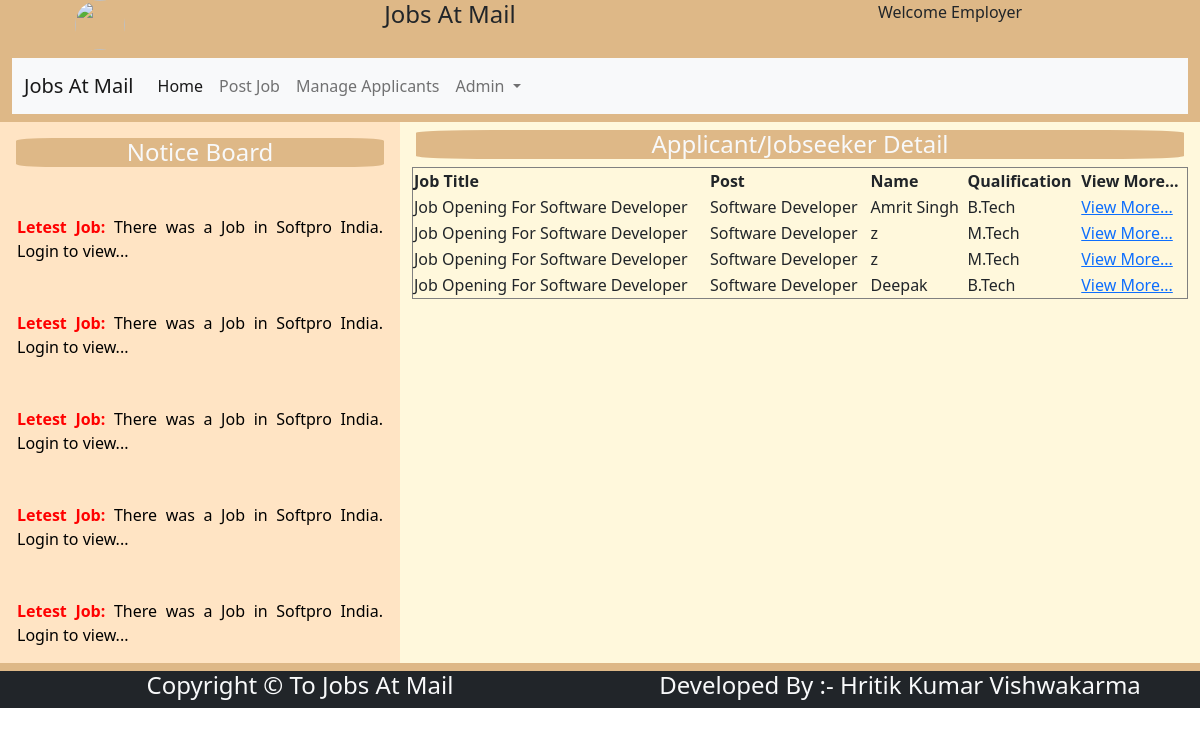
The app's page /manageapp/ (signed in) with its own data.
### jam/models.py (models this page shows)
class Appliedjobs(models.Model):
    empemailaddress=models.EmailField(max_length=50)
    jobtitle=models.CharField(max_length=100)
    post=models.CharField(max_length=40)
    name=models.CharField(max_length=50)
    gender=models.CharField(max_length=6)
    address=models.TextField()
    contactno=models.CharField(max_length=15)
    emailaddress=models.EmailField(max_length=50)
    dob=models.CharField(max_length=20)
    qualification=models.CharField(max_length=100)
    experience=models.CharField(max_length=20)
    keyskills=models.TextField()
    applieddate=models.CharField(max_length=30)

### jam/views.py (the view)
# urls.py: path('manageapp/',views.manageapp,name='manageapp'),
def manageapp(request):
    try:
        if request.session['employer']:
            aj=Appliedjobs.objects.filter(empemailaddress=request.session['employer']).all()
            return render(request, 'manageapp.html',{'aj':aj})
    except:
        return render(request, 'login.html')

### jam/templates/manageapp.html
{% extends "empbase.html" %}
{% block body %}
    <h4 class="mt-2 text-light text-center" style="margin-left:4px;margin-right:4px;background-color:burlywood;border-radius:10%;" >
    Applicant/Jobseeker Detail
    </h4>
    <div style="width:100%;">
        <table border="1" style="width:100%;margin:0 auto;">
            <tr>
                <th>Job Title</th>
                <th>Post</th>
                <th>Name</th>
                <th>Qualification</th>
                <th>View More...</th>
            </tr>
            {% for a in aj %}
                <tr>
                    <td>{{a.jobtitle}}</td>
                    <td>{{a.post}}</td>
                    <td>{{a.name}}</td>
                    <td>{{a.qualification}}</td>
                    <td>
                        <a href="{% url 'jsprofile' id=a.id %}">View More...</a>
                    </td>
                </tr>
            {% endfor %}
        </table>
    </div>
{% endblock body %}

### records on screen
Appliedjobs: jobtitle "Job Opening For Software Developer", post "Software Developer", name "Amrit Singh", qualification "B.Tech"
Appliedjobs: jobtitle "Job Opening For Software Developer", post "Software Developer", name "z", qualification "M.Tech"
Appliedjobs: jobtitle "Job Opening For Software Developer", post "Software Developer", name "z", qualification "M.Tech"
Appliedjobs: jobtitle "Job Opening For Software Developer", post "Software Developer", name "Deepak", qualification "B.Tech"
